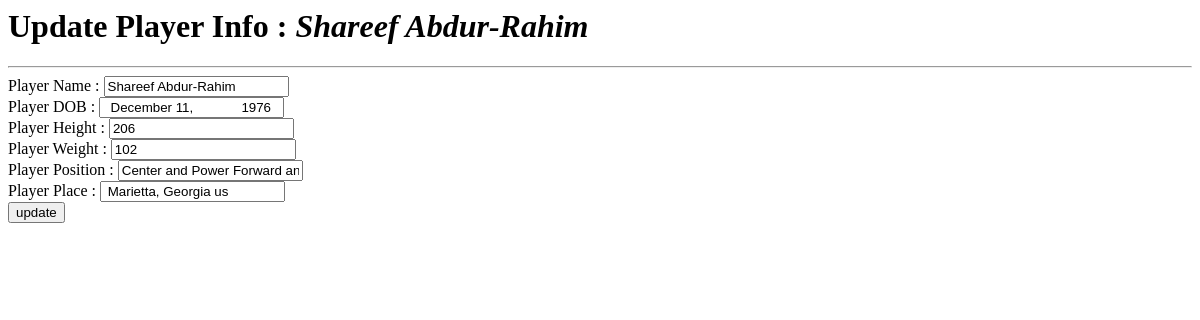
Before: /update?player_id=6 with the older database file.
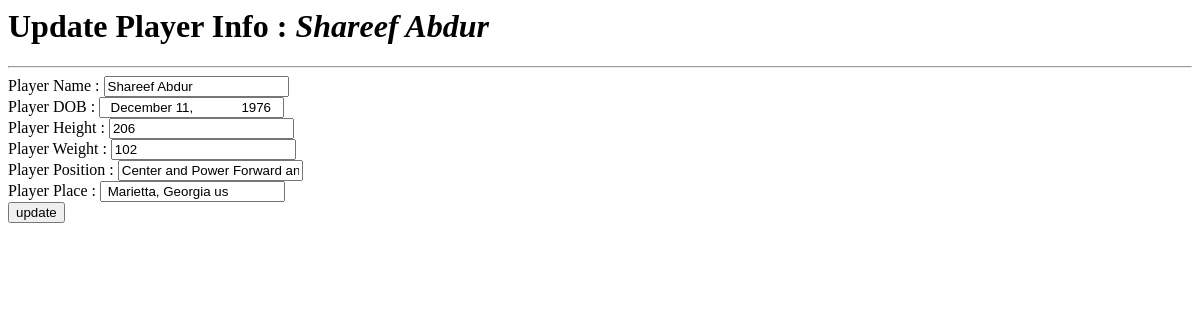
After: the same page with the newer database file.
### model.py (models this page shows, shortened)
class Players(Model):
    __tablename__="players"
    id=Column(Integer,primary_key=True,autoincrement=True)
    name=Column(String)
    image_link=Column(String)
    height=Column(Integer)
    weight=Column(Integer)
    dob=Column(String)
    place=Column(String)
    position=Column(String)

### app.py (the view, shortened to what this page needs)
@app.route("/update", methods=["GET", "POST"])
def update():
    print(request.method)
    if request.method=="GET":
        id = request.args.get("player_id")
        player = db.session.query(Players).filter_by(id=id).first()
        return render_template("update.html",player=player)

### templates/update.html (shortened to what this page needs)
<html>
    <body>
        <h1> Update Player Info : <i>{{player.name}}</i> </h1>
        <hr>
    <form action="/update" method="POST">
        Player Name         : <input type=text value="{{player.name}}" name="player_name"/><br>
        Player DOB          : <input type=text value="{{player.dob}}" name="player_dob"/><br>
        Player Height       : <input type=text value="{{player.height}}" name="player_height"/><br>
        Player Weight       : <input type=text value="{{player.weight}}" name="player_weight"/><br>
        Player Position     : <input type=text value="{{player.position}}" name="player_position"/><br>
        Player Place        : <input type=text value="{{player.place}}" name="player_place"/><br>
        <input type="submit" value="update"/><br>
    </form>
    </body>
</html>

Changed rows visible on the page:
changed Players "Center and Power Forward and Small Forward": name "Shareef Abdur-Rahim" → "Shareef Abdur"; player_name "Shareef Abdur-Rahim" → "Shareef Abdur"
